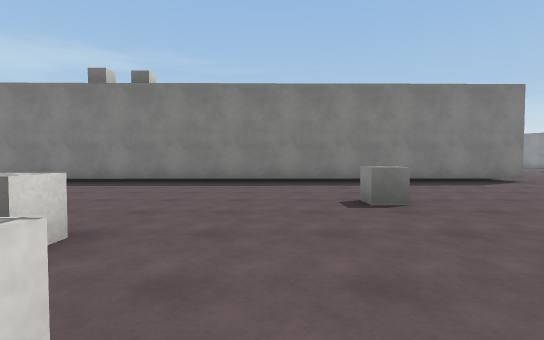
[1] (above)

24 first-person views from a walk through a 3-D level made in the Unity game engine. The camera is 1.2 m above the floor, tilts 2° down and sees 85° across. The floor is counted in squares, 2 m on a side. Each view is taken from the middle of a square. On the plan, view 1 faces up. The plan holds only what a view shows up to about 9 squares ahead; the rest is blank. The place goes on beyond the plan. The player is left out. Surface patterns are stand-ins for the level's own textures.

[2]
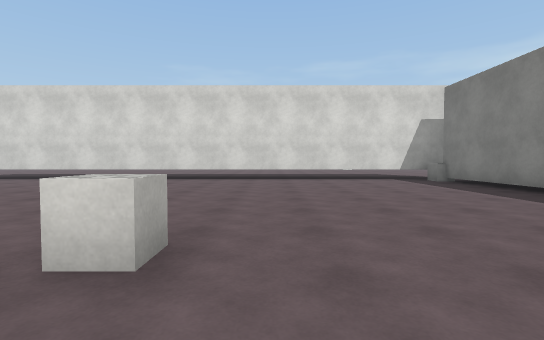

[3]
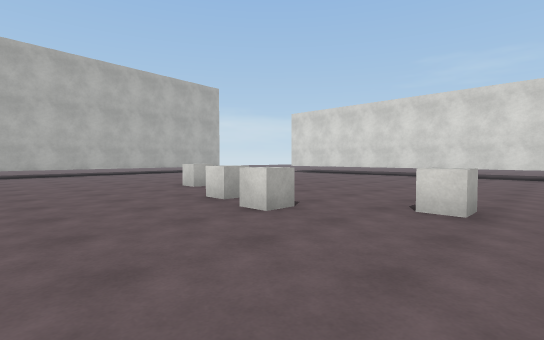

[4]
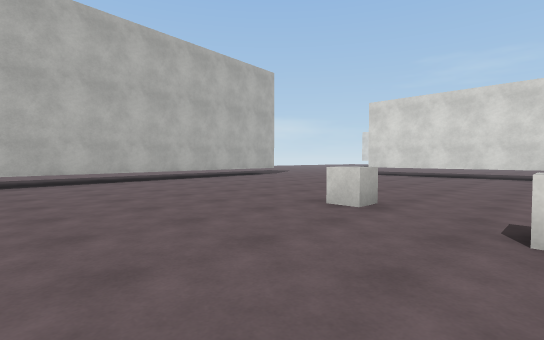

[5]
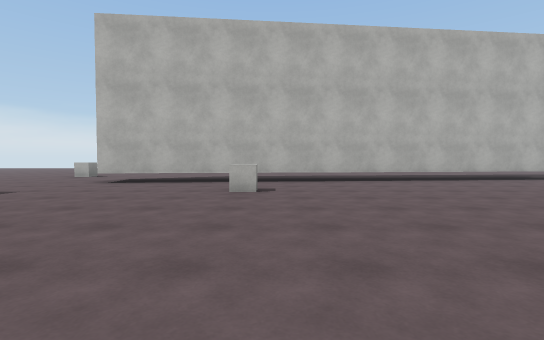

[6]
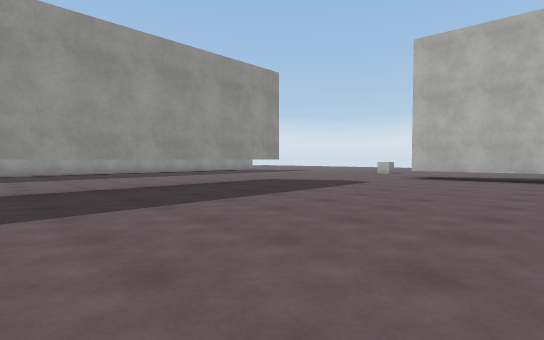

[7]
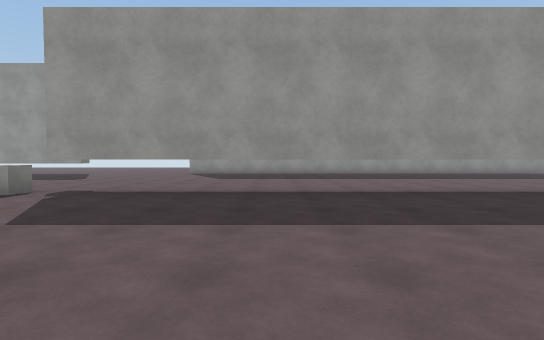

[8]
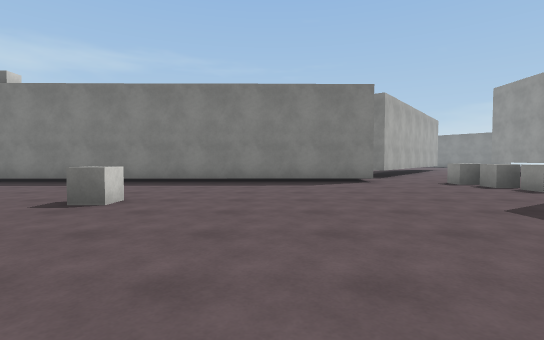

[9]
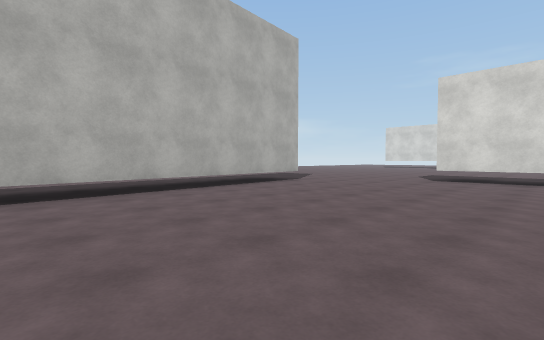

[10]
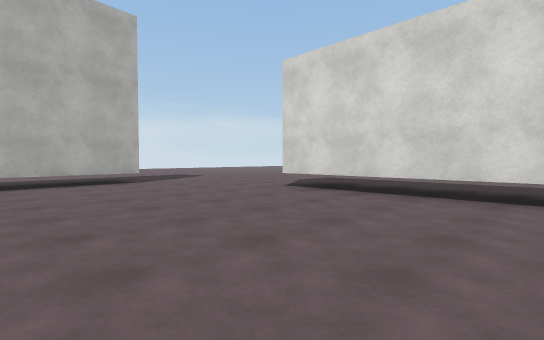

[11]
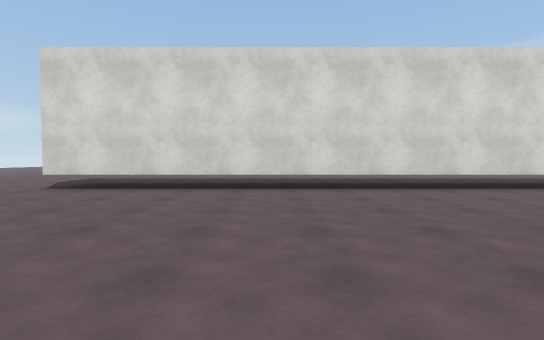

[12]
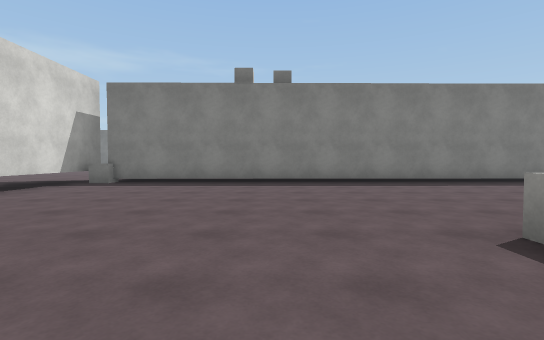

[13]
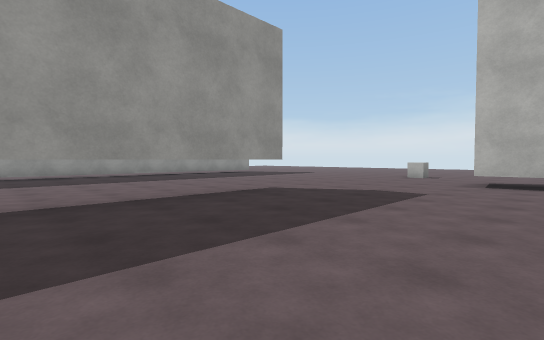

[14]
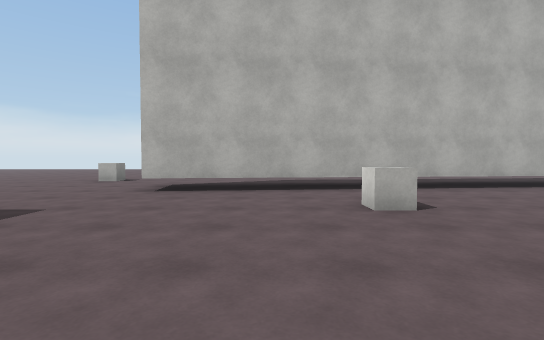

[15]
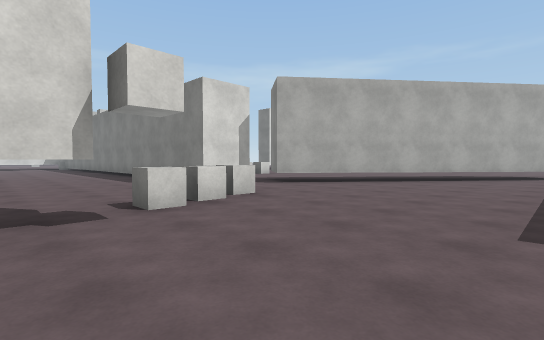

[16]
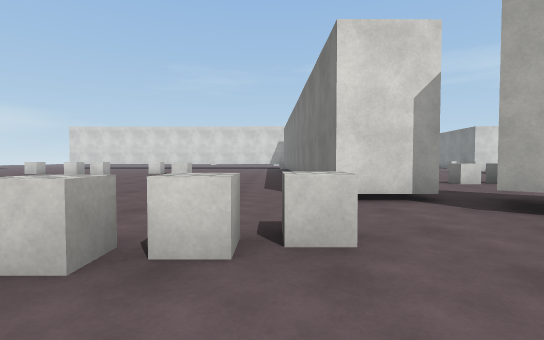

[17]
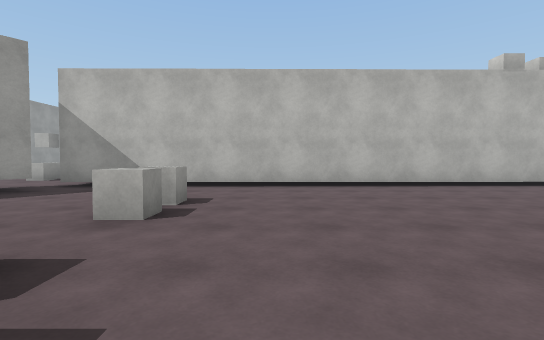

[18]
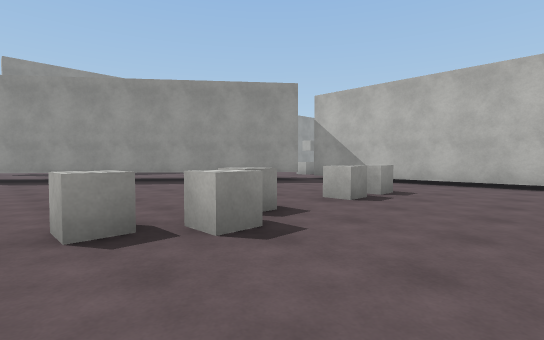

[19]
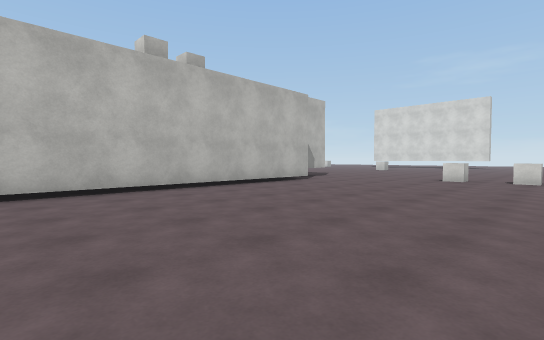

[20]
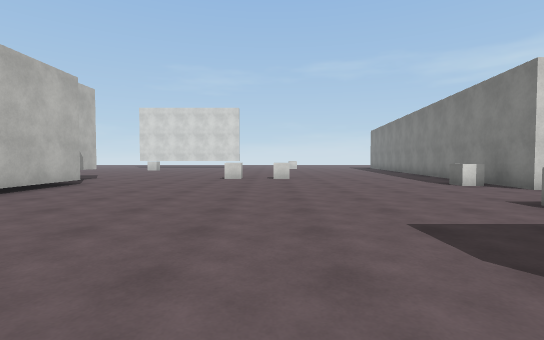

[21]
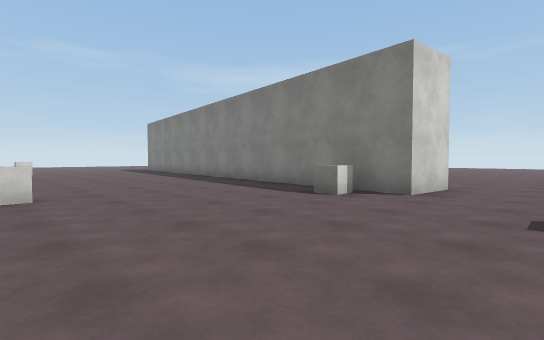

[22]
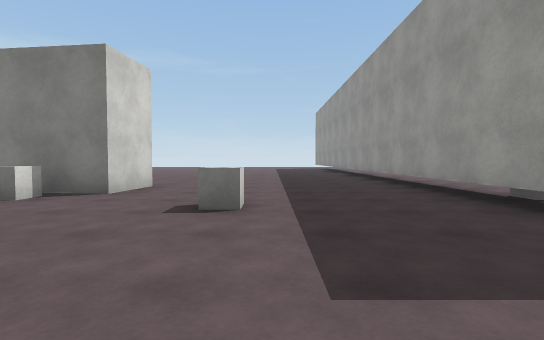

[23]
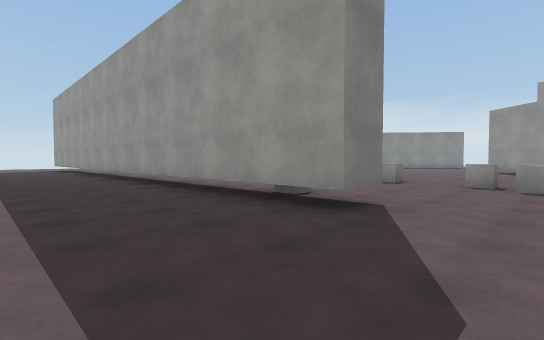

[24]
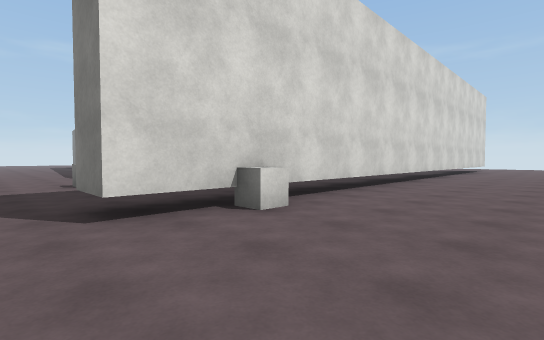

### Floor plan
Key: @ floor where view 1 was taken; # wall or solid block; . floor; T thing the floor can be seen under or through; O other object.
Columns run from 13 left of view 1 to 16 right of it. Each row starts with its distance up from view 1.
 26              #..
 25           ..##...
 24       .. ...##...
 23       ......TT...
 22       ......TT...
 21       ......TT...
 20  ######.....TT...
 19  ...........TO...
 18 .....O..O...TT...O.
 17 ............TT..........
 16 .................O......##
 15 ................OO...  ###
 14  .O....................##.
 13   O.............O..  .##...
 12    .............O... ##....
 11    .................##.....
 10    .................##.....
  9   ...################......
  8   .TTO##############.......
  7     T.................O....
  6     T.................O....
  5  .. T......................
  4  .. T.........O.......TT...
  3  .. T.................T ...
  2  .. T......O..........T ...
  1  .. T.................T ...
  0  .. T.......O@........T ....
 -1  .. T.......O.........T ....
 -2 ... T.................T .....#
 -3 ... T......O..........T .....
 -4 ... T.................T ....
 -5 ... T.................T ...
 -6  .. T......................
 -7  ...............O........
 -8  .......................
 -9  .. ..........TTTTTT....
-10      .TTTTTTTT      ....
-11             ..........O..
-12           ...............
-13           ...

Positions as (right, up) in squares from view 1, and headings:
1: (0, 0), facing up
2: (0, 3), facing left
3: (2, 3), facing down-left
4: (2, -1), facing down-left
5: (2, -1), facing down
6: (3, 1), facing down-right
7: (4, 1), facing right
8: (4, 0), facing up
9: (0, -4), facing down-left
10: (-4, -2), facing down-left
11: (-3, -2), facing left
12: (-4, 0), facing up
13: (5, -1), facing down-right
14: (4, -3), facing down
15: (13, 4), facing up-left
16: (11, 7), facing left
17: (2, 16), facing down
18: (1, 17), facing down-right
19: (-1, 15), facing down-left
20: (-1, 14), facing left
21: (-5, 14), facing up-left
22: (-4, 14), facing up
23: (-4, 15), facing up-right
24: (3, 16), facing up-left
